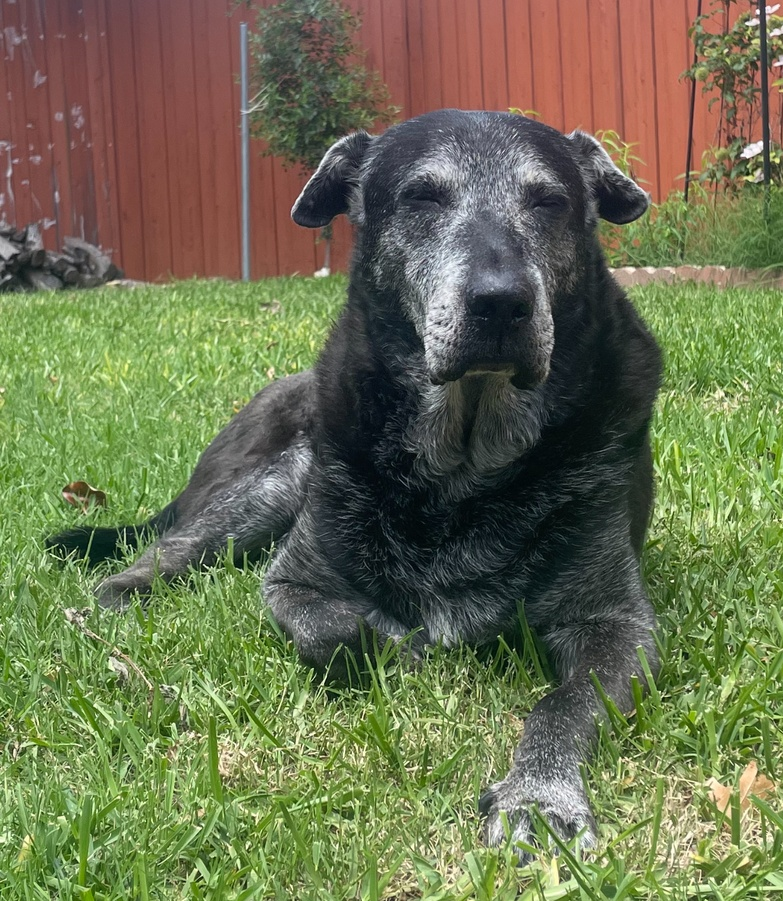
#> input picture Unsupervised Learning/4. Image Compression with Singular Value Decomposition/dog.jpg, 783 x 901 px, shrunk from 1206 x 1389 before the run
$ jupyter execute image_compression.ipynb
#> lines starting #> are read from the running program, lines starting #| are printed output that depends on the picture
# Image Compression with Singular Value Decomposition (SVD)
[Singular Value Decomposition (SVD)](https://medium.com/@sudhanshumukherjeexx/how-to-use-singular-value-decomposition-for-image-compression-7d45882f9f23) and Principal Component Analysis (PCA) are two closely related linear algebra techniques commonly used for dimensionality reduction—and both can be applied to image compression.

## Algorithms for Image Compression
1. **SVD for Image Compression:** SVD decomposes an image represented as a matrix into three matrices

<center></center>

- **U**: contains the left singular vectors, representing patterns across rows (image height).
- **S**: is a diagonal matrix of singular values, which indicate the strength or importance of each pattern.
- **Vᵗ**: contains the right singular vectors, representing patterns across columns (image width).

    To compress an image, we keep only the top k singular values and corresponding vectors, reconstructing the image with fewer components while retaining most visual details. This results in a low-rank approximation of the original matrix.

2. **PCA for Image Compression**

    [PCA](../3.%20Principal%20Component%20Analysis/pca.ipynb) also finds a lower-dimensional representation of data, but it's derived through eigendecomposition of the covariance matrix of the image or SVD on mean-centered data. In PCA:
- The principal components are the eigenvectors of the covariance matrix.

- These components form new axes along which the data varies the most.

- To compress an image, PCA projects the image data onto the top k principal components and reconstructs the image using only those components.

## Implement and Evaluate Model
(on an image of my adorable dog)

[cell 1]
import numpy as np
import matplotlib.pyplot as plt
from PIL import Image

# Load and convert the image to grayscale
img = Image.open("dog.jpg").convert("L")
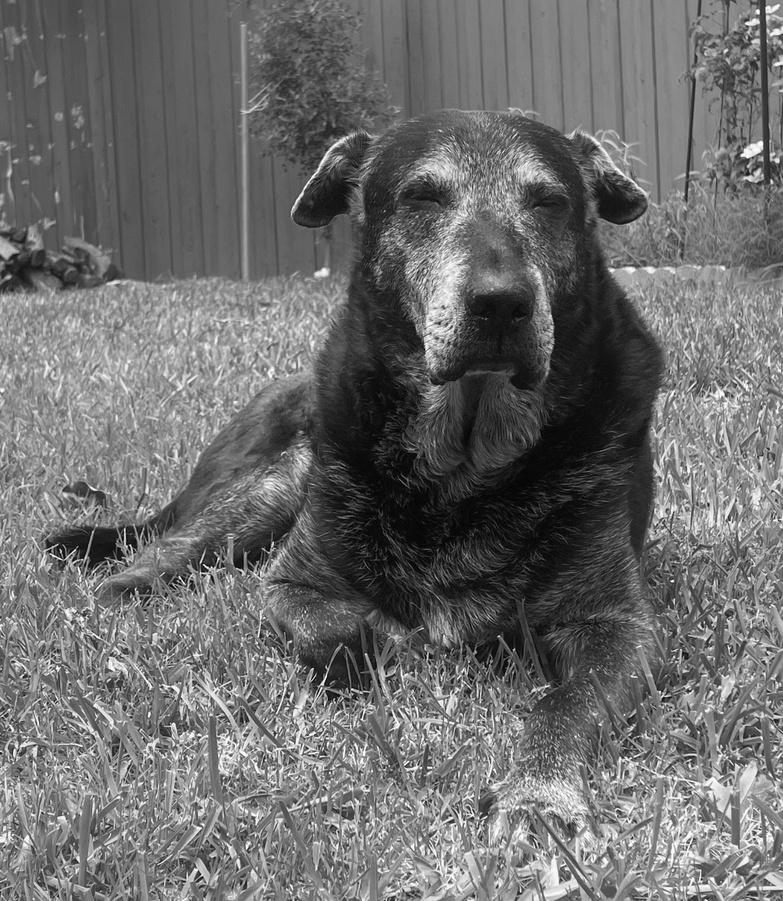
#> img: PIL image 783x901 L; min 2, max 255, mean 108.7
img_array = np.array(img)

# Function to apply SVD and reconstruct the image with top k components
def compress_image_svd(img_array, k):
    U, S, VT = np.linalg.svd(img_array, full_matrices=False)
    S_k = np.diag(S[:k])
    U_k = U[:, :k]
    VT_k = VT[:k, :]
    compressed = np.dot(U_k, np.dot(S_k, VT_k))
    return np.clip(compressed, 0, 255)

# Plot original and compressed images for various k values
k_values = [10, 50, 100, 150]
plt.figure(figsize=(16, 8))

# Original
plt.subplot(1, len(k_values) + 1, 1)
plt.imshow(img_array, cmap="gray")
plt.title("Original")
plt.axis("off")

# Compressed
for i, k in enumerate(k_values):
    compressed_img = compress_image_svd(img_array, k)
    plt.subplot(1, len(k_values) + 1, i + 2)
    plt.imshow(compressed_img, cmap="gray")
    plt.title(f"k = {k}")
    plt.axis("off")
#> this loop made 4 passes
#> pass 1, in compress_image_svd, `compressed = np.dot(U_k, np.dot(S_k, VT_k))`:
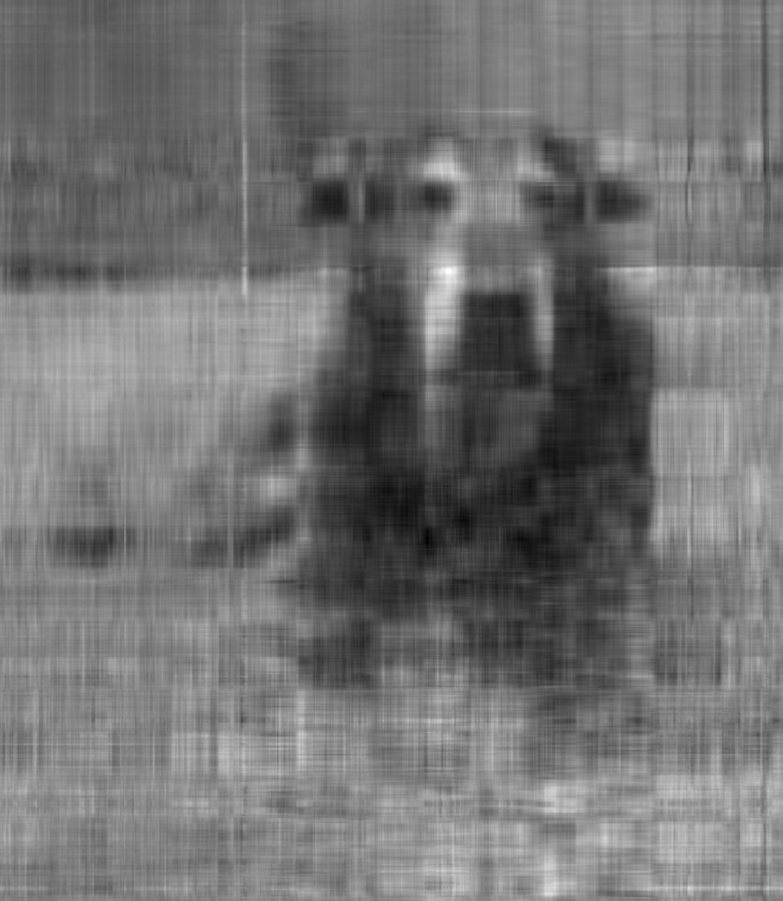
#> compressed: shape (901, 783) float64; min -27.45, max 274.5, mean 108.7; drawn with min black and max white

plt.tight_layout()
plt.show()
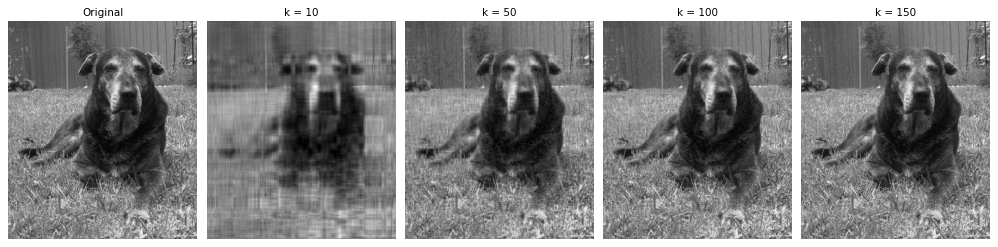
#> figure drawn by matplotlib, 5 panels

This image shows the effects of SVD-based compression on a grayscale version of the original dog photo, using different values of k, the number of singular values retained. With $k=10$, the image becomes heavily pixelated and loses nearly all detail. As $k$ increases to 50, the main structure of the image becomes recognizable, though still blurry. At
$k=100$, the quality improves significantly with most features visible. By $k=150$, the compressed image closely resembles the original, demonstrating that higher values of k preserve more detail but require more storage. This illustrates the trade-off between compression efficiency and image quality in SVD-based image compression.

[cell 2]
import matplotlib.pyplot as plt
import numpy as np

# Image dimensions
m, n = 300, 300

# Calculate original storage size
original_storage = m * n  # 90,000

# Range of k values
k_values = np.arange(1, 301)

# Storage required for each k using SVD: U (m×k) + S (k) + V^T (k×n)
svd_storage = m * k_values + k_values + n * k_values

# Plotting
plt.figure(figsize=(10, 6))
plt.plot(k_values, svd_storage, label="SVD Storage", color="orange")
plt.axhline(original_storage, color="red", linestyle="--", label="Original Storage (90,000)")
plt.xlabel("Number of Singular Values (k)")
plt.ylabel("Number of Stored Values")
plt.title("Storage Cost of SVD Compression vs Original Image")
plt.legend()
plt.grid(True)
plt.tight_layout()
plt.show()
#> figure, not shown here; curve peaks at x = 300, y = 180300

This graph compares the storage cost of SVD compression with the original image storage size for a 300×300 grayscale image. The orange line represents the number of values stored when compressing the image using different numbers of singular values $k$, calculated as $601k$. The red dashed line represents the original uncompressed storage requirement, which is 90,000 values (300×300 pixels).

We observe that at around $k=150$, the SVD storage cost intersects with the original image storage. This is the breakeven point—beyond this, using more singular values actually results in a larger total storage cost than keeping the original image. Therefore, optimal compression happens when $k$ is significantly less than 150, allowing for a reduction in size while still preserving visual quality. This tradeoff between compression level and image fidelity is at the heart of using SVD for image compression.

[cell 3]
# Load the color image
img = Image.open("dog.jpg")
#> img is the input picture: PIL image 783x901 RGB; mean R, G, B 108.9, 114.1, 80.9
img_array = np.array(img)
height, width, _ = img_array.shape
#> height = 901; width = 783

# Function to compress a single channel using SVD
def compress_channel(channel, k):
    U, S, VT = np.linalg.svd(channel, full_matrices=False)
    S_k = np.diag(S[:k])
    U_k = U[:, :k]
    VT_k = VT[:k, :]
    return np.clip(np.dot(U_k, np.dot(S_k, VT_k)), 0, 255)

# Function to compress the full image by applying SVD to each channel
def compress_color_image(img_array, k):
    compressed = np.zeros_like(img_array)
    for i in range(3):  # RGB channels
        compressed[:, :, i] = compress_channel(img_array[:, :, i], k)
    return compressed.astype(np.uint8)

# Plot original and compressed images
k_values = [10, 50, 100, 150]
plt.figure(figsize=(20, 6))

# Original
plt.subplot(1, len(k_values) + 1, 1)
plt.imshow(img_array)
plt.title("Original")
plt.axis("off")

# Compressed
for i, k in enumerate(k_values):
    compressed_img = compress_color_image(img_array, k)
    plt.subplot(1, len(k_values) + 1, i + 2)
    plt.imshow(compressed_img)
    plt.title(f"k = {k}")
    plt.axis("off")
#> this loop made 4 passes
#> pass 1, in compress_channel, `U, S, VT = np.linalg.svd(channel, full_matrices=False)`:
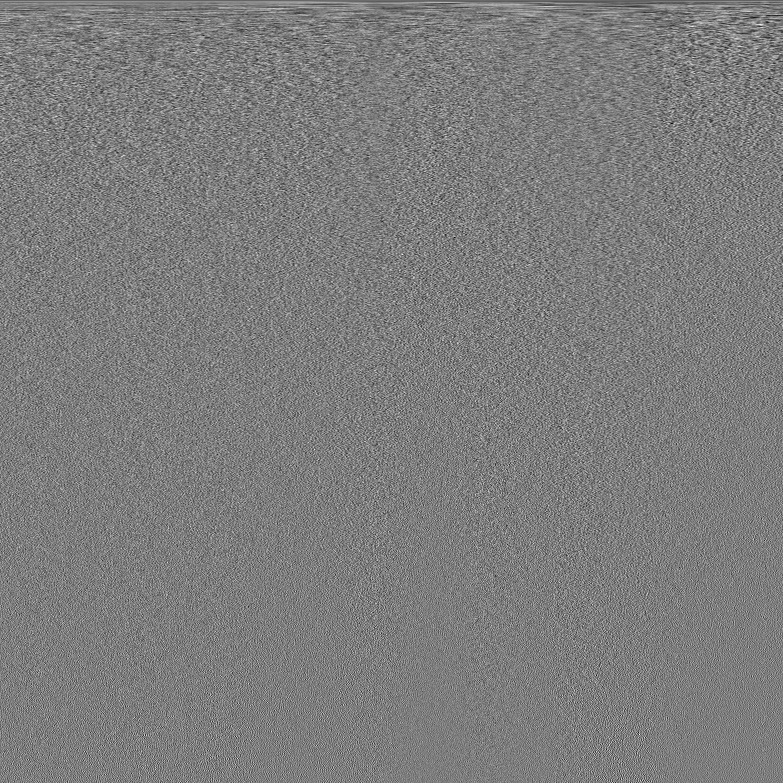
#> VT: shape (783, 783) float64; min -0.192, max 0.198, mean -4.14e-05; drawn with min black and max white
#> pass 1, in compress_channel (call 2), `U, S, VT = np.linalg.svd(channel, full_matrices=False)`:
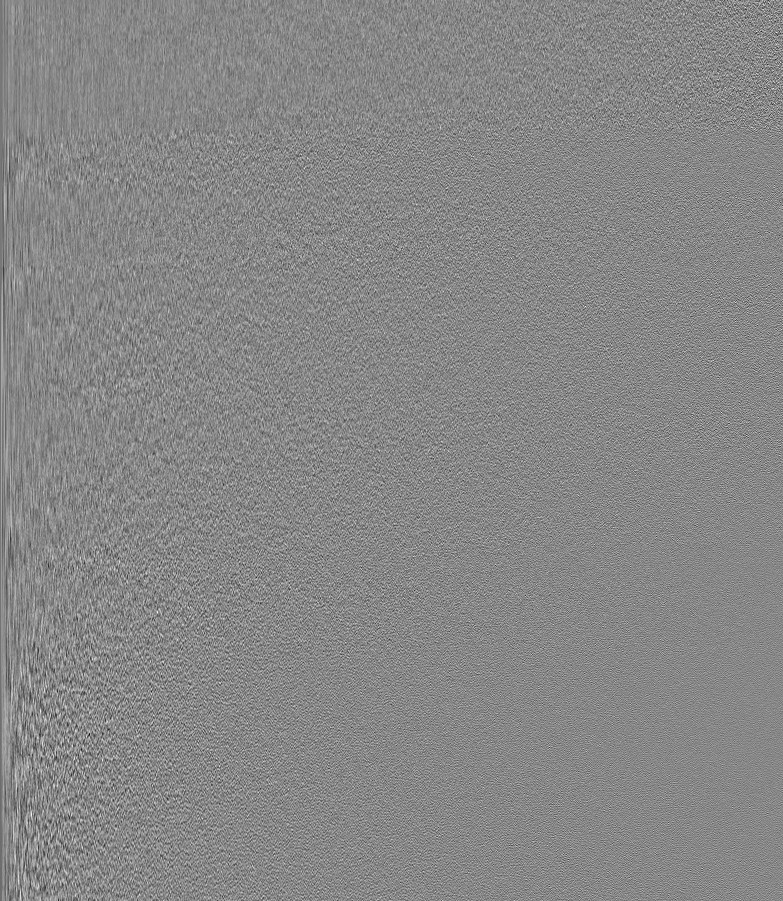
#> U: shape (901, 783) float64; min -0.229, max 0.202, mean -5.39e-05; drawn with min black and max white
#> pass 1, in compress_channel (call 2), `U, S, VT = np.linalg.svd(channel, full_matrices=False)`:
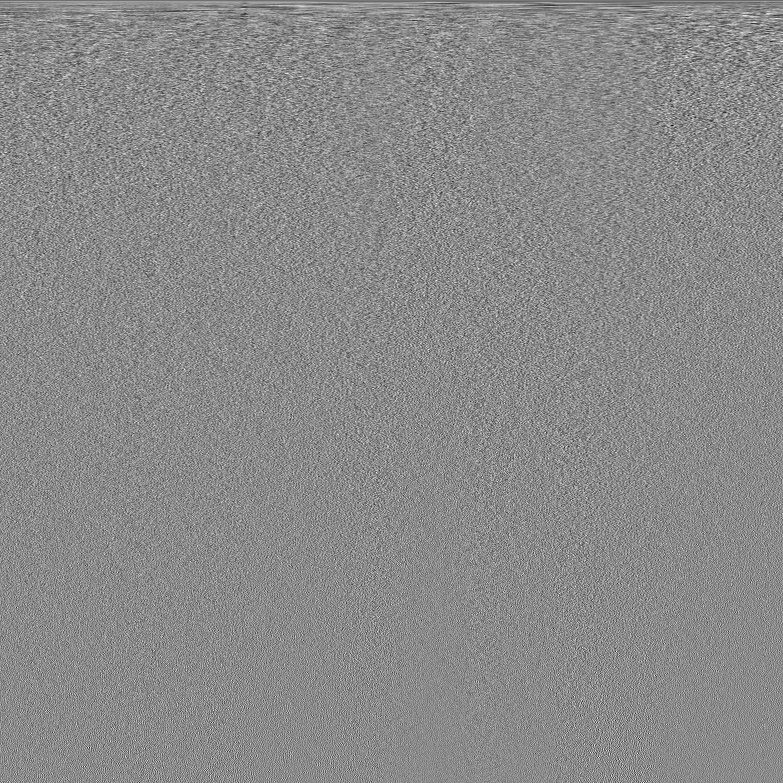
#> VT: shape (783, 783) float64; min -0.211, max 0.177, mean -4.92e-05; drawn with min black and max white

plt.tight_layout()
plt.show()
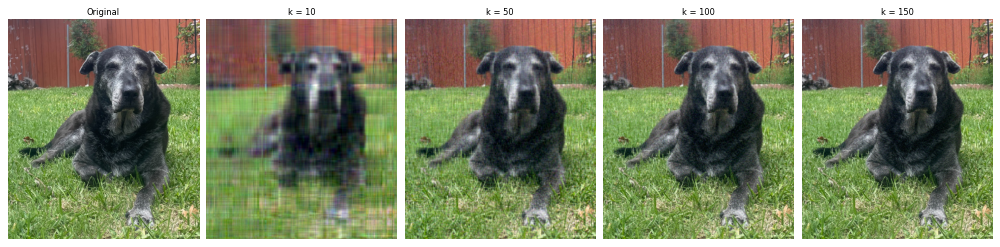
#> figure drawn by matplotlib, 5 panels

The color image compression results are similar to the grayscale results. At $k=10$, the image is highly compressed and blurred, and color fidelity is significantly lost. Increasing to $k=50$ improves the structure and color boundaries, but some graininess remains. With $k=100$, the image becomes much sharper, with better-preserved edges and more accurate colors. At $k=150$, the image appears nearly identical to the original, demonstrating that a substantial amount information can be retained even after discarding nearly half the singular values.

In grayscale, the image is represented by a single matrix (intensity values), so compression is applied once. In contrast, color images consist of three channels—Red, Green, and Blue—each requiring its own SVD. As a result, color image compression is more computationally expensive and requires more storage per $k$-value compared to grayscale. However, it retains richer visual information such as hue and saturation, which are critical for photo realism. Even at lower $k$ values, color images tend to appear more visually informative than grayscale ones with the same compression level, due to the added depth from the three color channels. Thus, color compression with SVD balances computational cost with improved perceptual quality.

[cell 4]
# Function to calculate total number of values stored per channel for given k
def storage_cost_color_image(k, height, width):
    return 3 * (k * (height + width + 1))  # 3 channels (R, G, B)

# Original size: height * width * 3 (for RGB)
original_storage = height * width * 3
#> original_storage = 2116449

# Generate storage data
k_vals = np.arange(1, min(height, width) + 1)
#> k_vals = 783 values from 1 to 783
svd_storage = [storage_cost_color_image(k, height, width) for k in k_vals]
#> svd_storage = 783 values from 5055 to 3958065

# Plot
plt.figure(figsize=(10, 6))
plt.plot(k_vals, svd_storage, label="SVD Storage (RGB)", color="orange")
plt.axhline(y=original_storage, color="red", linestyle="--", label=f"Original Storage ({original_storage:,})")
plt.title("Storage Cost of SVD Compression vs Original Image (Color)")
plt.xlabel("Number of Singular Values (k)")
plt.ylabel("Number of Stored Values")
plt.legend()
plt.grid(True)
plt.tight_layout()
plt.show()
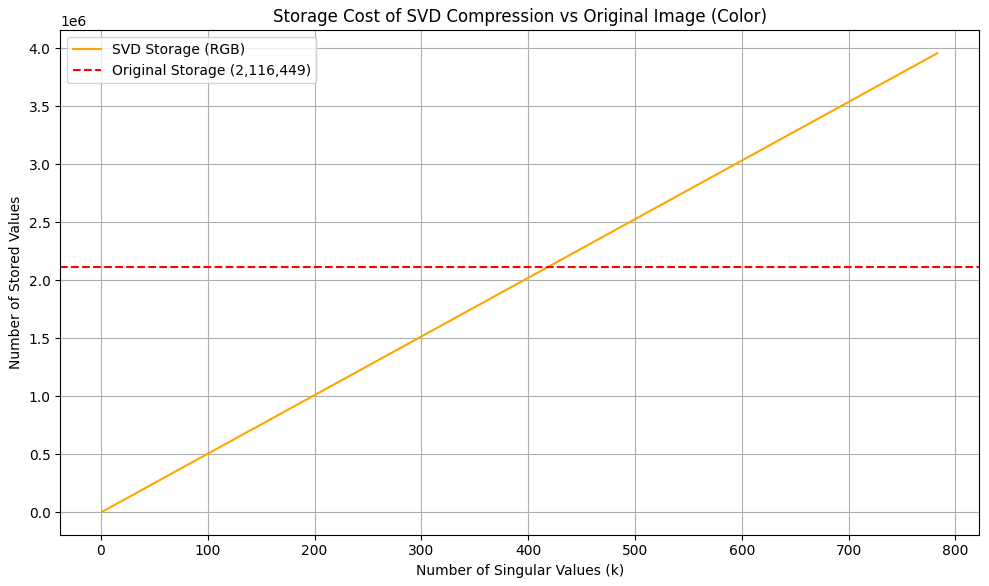
#> figure drawn by matplotlib, 1 panel; curve peaks at x = 783, y = 3958065
